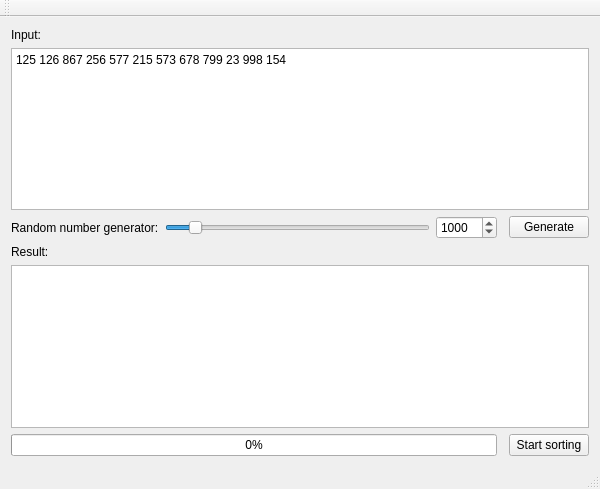
<?xml version="1.0" encoding="UTF-8"?>
<ui version="4.0">
 <class>ex6Class</class>
 <widget class="QMainWindow" name="ex6Class">
  <property name="geometry">
   <rect>
    <x>0</x>
    <y>0</y>
    <width>600</width>
    <height>489</height>
   </rect>
  </property>
  <property name="windowTitle">
   <string>ex6</string>
  </property>
  <widget class="QWidget" name="centralWidget">
   <layout class="QGridLayout" name="gridLayout">
    <item row="3" column="1">
     <widget class="QSlider" name="horizontalSlider">
      <property name="minimum">
       <number>100</number>
      </property>
      <property name="maximum">
       <number>10000</number>
      </property>
      <property name="singleStep">
       <number>100</number>
      </property>
      <property name="pageStep">
       <number>1000</number>
      </property>
      <property name="value">
       <number>1000</number>
      </property>
      <property name="orientation">
       <enum>Qt::Horizontal</enum>
      </property>
     </widget>
    </item>
    <item row="6" column="0" colspan="5">
     <widget class="QPlainTextEdit" name="dataResult">
      <property name="readOnly">
       <bool>true</bool>
      </property>
     </widget>
    </item>
    <item row="2" column="0" colspan="5">
     <widget class="QPlainTextEdit" name="dataInput">
      <property name="plainText">
       <string>125 126 867 256 577 215 573 678 799 23 998 154</string>
      </property>
     </widget>
    </item>
    <item row="3" column="0">
     <widget class="QLabel" name="labelRandomNumberGenerator">
      <property name="text">
       <string>Random number generator:</string>
      </property>
     </widget>
    </item>
    <item row="3" column="2">
     <widget class="QSpinBox" name="randomNumberCounter">
      <property name="minimum">
       <number>100</number>
      </property>
      <property name="maximum">
       <number>10000</number>
      </property>
      <property name="singleStep">
       <number>100</number>
      </property>
      <property name="value">
       <number>1000</number>
      </property>
     </widget>
    </item>
    <item row="3" column="4">
     <widget class="QPushButton" name="generateButton">
      <property name="text">
       <string>Generate</string>
      </property>
     </widget>
    </item>
    <item row="0" column="0">
     <widget class="QLabel" name="labelInput">
      <property name="text">
       <string>Input:</string>
      </property>
     </widget>
    </item>
    <item row="4" column="0">
     <widget class="QLabel" name="labelResult">
      <property name="text">
       <string>Result:</string>
      </property>
     </widget>
    </item>
    <item row="7" column="4">
     <widget class="QPushButton" name="manipulatingButton">
      <property name="text">
       <string>Start sorting</string>
      </property>
     </widget>
    </item>
    <item row="7" column="0" colspan="3">
     <widget class="QProgressBar" name="progressBar">
      <property name="value">
       <number>0</number>
      </property>
      <property name="orientation">
       <enum>Qt::Horizontal</enum>
      </property>
     </widget>
    </item>
   </layout>
  </widget>
  <widget class="QMenuBar" name="menuBar">
   <property name="geometry">
    <rect>
     <x>0</x>
     <y>0</y>
     <width>600</width>
     <height>21</height>
    </rect>
   </property>
  </widget>
  <widget class="QToolBar" name="mainToolBar">
   <attribute name="toolBarArea">
    <enum>TopToolBarArea</enum>
   </attribute>
   <attribute name="toolBarBreak">
    <bool>false</bool>
   </attribute>
  </widget>
  <widget class="QStatusBar" name="statusBar"/>
 </widget>
 <layoutdefault spacing="6" margin="11"/>
 <resources>
  <include location="ex6.qrc"/>
 </resources>
 <connections>
  <connection>
   <sender>horizontalSlider</sender>
   <signal>valueChanged(int)</signal>
   <receiver>randomNumberCounter</receiver>
   <slot>setValue(int)</slot>
   <hints>
    <hint type="sourcelabel">
     <x>199</x>
     <y>232</y>
    </hint>
    <hint type="destinationlabel">
     <x>468</x>
     <y>239</y>
    </hint>
   </hints>
  </connection>
  <connection>
   <sender>randomNumberCounter</sender>
   <signal>valueChanged(int)</signal>
   <receiver>horizontalSlider</receiver>
   <slot>setValue(int)</slot>
   <hints>
    <hint type="sourcelabel">
     <x>499</x>
     <y>228</y>
    </hint>
    <hint type="destinationlabel">
     <x>279</x>
     <y>235</y>
    </hint>
   </hints>
  </connection>
 </connections>
</ui>
